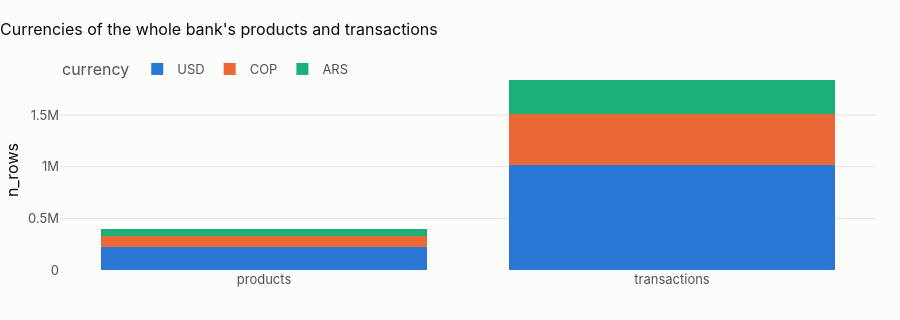

The notebook cell saved with this chart:
### Markdown cell above
## 4 · The scope at a glance (raw bronze)

### Code cell
glance = pl.con.sql(f"""
    with c as (select * from read_parquet('{pl.lake}/bronze_raw/customers/*/*.parquet', union_by_name = true)),
         p as (select * from read_parquet('{pl.lake}/bronze_raw/products/*/*.parquet', union_by_name = true)),
         t as (select * from read_parquet('{pl.lake}/bronze_raw/transactions/*/*.parquet', union_by_name = true))
    select (select count(*) from c) as customers, (select count(*) from p) as products,
           (select count(*) from t) as transactions,
           (select count(distinct date_trunc('month', _partition_date)) from t) as months_with_transactions,
           round((select count(*) from t) / (select count(*) from c)
                 / greatest((select count(distinct date_trunc('month', _partition_date)) from t), 1), 3)
             as tx_per_customer_month
    """).df()
show(glance, paging=False)
cur = pl.con.sql(f"""
    select 'products' as entity, currency, count(*) as n_rows
    from read_parquet('{pl.lake}/bronze_raw/products/*/*.parquet', union_by_name = true) group by all
    union all
    select 'transactions', currency, count(*)
    from read_parquet('{pl.lake}/bronze_raw/transactions/*/*.parquet', union_by_name = true) group by all
    order by 1, 3 desc""").df()
fig = px.bar(
    cur,
    x="entity",
    y="n_rows",
    color="currency",
    barmode="stack",
    title=f"Currencies of {CTRY.name}'s products and transactions",
)
fig.update_layout(height=320, xaxis_title=None)
fig.show()
loc = cur[(cur.entity == "transactions")].set_index("currency")["n_rows"]
if COUNTRY == "ALL":
    display(
        Markdown(
            "**The bank's transactions by currency:** "
            + ", ".join(f"{k} {100 * v / loc.sum():.1f} %" for k, v in loc.items())
            + ". Three scales in one column: every amount statistic is computed per currency (or in USD), never "
            "pooled. The country scopes show where each currency lives."
        )
    )
else:
    local_share = 100 * loc.get(CTRY.home_currency, 0) / loc.sum()
    display(
        Markdown(
            f"**{local_share:.1f} % of {CTRY.name}'s transactions are in {CTRY.home_currency}**, the rest in "
            + ", ".join(
                f"{k} ({100 * v / loc.sum():.1f} %)"
                for k, v in loc.items()
                if k != CTRY.home_currency
            )
            + ". "
            + (
                "There are no peso accounts at all: Mexican customers bank in US dollars, while their incomes are "
                "reported in pesos. Every income-based ratio must convert incomes, never amounts."
                if local_share == 0
                else "Amounts must be analysed per currency (or converted): pooling pesos and dollars mixes two scales "
                "that differ by orders of magnitude."
            )
        )
    )

### Figure 1 — Plotly figure (JSON) as saved in the notebook; plotly's stock layout.template omitted (floating-point values rounded to 4 significant figures)
{"data": [{"hovertemplate": "currency=USD<br>entity=%{x}<br>n_rows=%{y}<extra></extra>", "legendgroup": "USD", "marker": {"color": "#2a78d6", "pattern": {"shape": ""}}, "name": "USD", "orientation": "v", "showlegend": true, "textposition": "auto", "type": "bar", "x": ["products", "transactions"], "xaxis": "x", "y": [220092, 1012087], "yaxis": "y"}, {"hovertemplate": "currency=COP<br>entity=%{x}<br>n_rows=%{y}<extra></extra>", "legendgroup": "COP", "marker": {"color": "#eb6834", "pattern": {"shape": ""}}, "name": "COP", "orientation": "v", "showlegend": true, "textposition": "auto", "type": "bar", "x": ["products", "transactions"], "xaxis": "x", "y": [107727, 495969], "yaxis": "y"}, {"hovertemplate": "currency=ARS<br>entity=%{x}<br>n_rows=%{y}<extra></extra>", "legendgroup": "ARS", "marker": {"color": "#1baf7a", "pattern": {"shape": ""}}, "name": "ARS", "orientation": "v", "showlegend": true, "textposition": "auto", "type": "bar", "x": ["products", "transactions"], "xaxis": "x", "y": [72181, 331173], "yaxis": "y"}], "layout": {"barmode": "stack", "height": 320, "legend": {"title": {"text": "currency"}, "tracegroupgap": 0}, "title": {"text": "Currencies of the whole bank's products and transactions"}, "xaxis": {"anchor": "y", "domain": [0.0, 1.0], "title": {}}, "yaxis": {"anchor": "x", "domain": [0.0, 1.0], "title": {"text": "n_rows"}}}}
